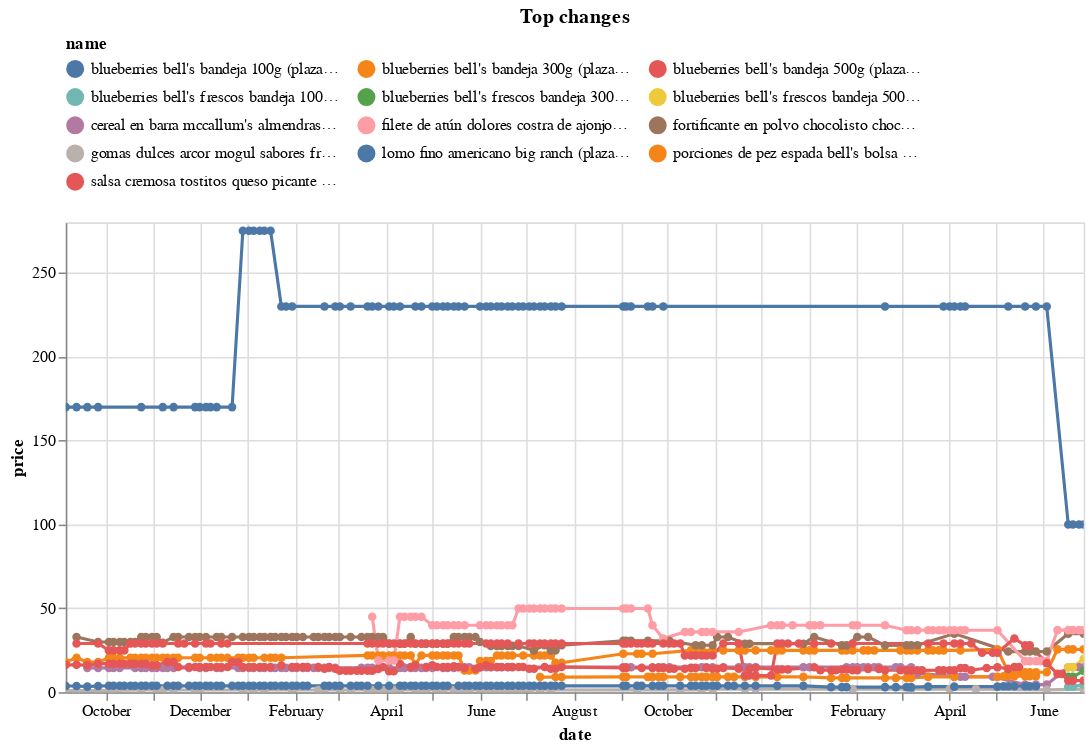

The notebook cell this image was saved under:
### Code cell
top_changes.head(10).pipe(plot_changes, 'Top changes')

### Figure 1 — Vega-Lite specification as saved in the notebook (floating-point values rounded to 4 significant figures; data arrays with more than 128 entries replaced by an {"elided": "..."} marker saying what was removed)
{"config": {"view": {"continuousWidth": 300, "continuousHeight": 300}, "legend": {"columns": 3, "orient": "top"}}, "data": {"name": "data-6137bba8edb5ef5bd83a35fc46ec1979"}, "mark": {"type": "line", "point": true}, "encoding": {"color": {"field": "name", "scale": {"domain": ["blueberries bell's bandeja 100g (plaza_vea)", "blueberries bell's bandeja 300g (plaza_vea)", "blueberries bell's bandeja 500g (plaza_vea)", "blueberries bell's frescos bandeja 100g (plaza_vea)", "blueberries bell's frescos bandeja 300g (plaza_vea)", "blueberries bell's frescos bandeja 500g (plaza_vea)", "cereal en barra mccallum's almendras caja 6un (plaza_vea)", "filete de atún dolores costra de ajonjolí bolsa 304g (plaza_vea)", "fortificante en polvo chocolisto chocolate instantáneo frasco 1kg (plaza_vea)", "gomas dulces arcor mogul sabores frutados bolsa 35gr (plaza_vea)", "lomo fino americano big ranch (plaza_vea)", "porciones de pez espada bell's bolsa 400g (plaza_vea)", "salsa cremosa tostitos queso picante frasco 425.2g (plaza_vea)"]}, "type": "nominal"}, "tooltip": [{"field": "name", "type": "nominal"}, {"field": "price", "type": "quantitative"}, {"field": "last_price", "type": "quantitative"}], "x": {"field": "date", "type": "temporal"}, "y": {"field": "price", "type": "quantitative"}}, "params": [{"name": "param_1", "select": {"type": "point", "fields": ["name"]}, "bind": "legend"}, {"name": "param_2", "select": {"type": "interval", "encodings": ["x", "y"]}, "bind": "scales"}], "title": "Top changes", "transform": [{"filter": {"param": "param_1"}}], "width": 650, "$schema": "https://vega.github.io/schema/vega-lite/v5.17.0.json", "datasets": {"data-6137bba8edb5ef5bd83a35fc46ec1979": {"elided": "917 records"}}}
